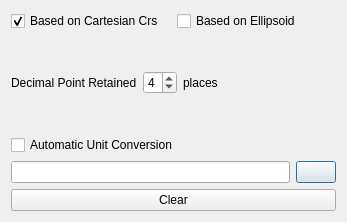
<?xml version="1.0" encoding="UTF-8"?>
<ui version="4.0">
 <class>measureAreaDialog</class>
 <widget class="QDialog" name="measureAreaDialog">
  <property name="geometry">
   <rect>
    <x>0</x>
    <y>0</y>
    <width>347</width>
    <height>222</height>
   </rect>
  </property>
  <property name="windowTitle">
   <string>Measure Parameter Settings</string>
  </property>
  <layout class="QVBoxLayout" name="verticalLayout">
   <item>
    <layout class="QHBoxLayout" name="horizontalLayout_15">
     <item>
      <widget class="CheckBox" name="baseInCartesianCb">
       <property name="text">
        <string>Based on Cartesian Crs</string>
       </property>
       <property name="checked">
        <bool>true</bool>
       </property>
       <attribute name="buttonGroup">
        <string notr="true">baseModeButtonGroup</string>
       </attribute>
      </widget>
     </item>
     <item>
      <widget class="CheckBox" name="baseInEllipsoidCb">
       <property name="text">
        <string>Based on Ellipsoid</string>
       </property>
       <property name="checked">
        <bool>false</bool>
       </property>
       <attribute name="buttonGroup">
        <string notr="true">baseModeButtonGroup</string>
       </attribute>
      </widget>
     </item>
    </layout>
   </item>
   <item>
    <layout class="QHBoxLayout" name="horizontalLayout_17">
     <item>
      <widget class="BodyLabel" name="BodyLabel_2">
       <property name="text">
        <string>Decimal Point Retained</string>
       </property>
      </widget>
     </item>
     <item>
      <widget class="SpinBox" name="decimalPrecisionSpinBox">
       <property name="minimum">
        <number>1</number>
       </property>
       <property name="maximum">
        <number>8</number>
       </property>
       <property name="value">
        <number>4</number>
       </property>
      </widget>
     </item>
     <item>
      <widget class="BodyLabel" name="BodyLabel_3">
       <property name="text">
        <string>places</string>
       </property>
      </widget>
     </item>
     <item>
      <spacer name="horizontalSpacer">
       <property name="orientation">
        <enum>Qt::Horizontal</enum>
       </property>
       <property name="sizeHint" stdset="0">
        <size>
         <width>40</width>
         <height>20</height>
        </size>
       </property>
      </spacer>
     </item>
    </layout>
   </item>
   <item>
    <widget class="CheckBox" name="autoTransUnitCheckBox">
     <property name="text">
      <string>Automatic Unit Conversion</string>
     </property>
    </widget>
   </item>
   <item>
    <layout class="QHBoxLayout" name="horizontalLayout_14">
     <item>
      <widget class="LineEdit" name="totalLE">
       <property name="readOnly">
        <bool>true</bool>
       </property>
      </widget>
     </item>
     <item>
      <widget class="ComboBox" name="unitCb"/>
     </item>
    </layout>
   </item>
   <item>
    <widget class="PushButton" name="clearPb">
     <property name="text">
      <string>Clear</string>
     </property>
    </widget>
   </item>
  </layout>
 </widget>
 <customwidgets>
  <customwidget>
   <class>CheckBox</class>
   <extends>QCheckBox</extends>
   <header>qfluentwidgets</header>
  </customwidget>
  <customwidget>
   <class>ComboBox</class>
   <extends>QPushButton</extends>
   <header>qfluentwidgets</header>
  </customwidget>
  <customwidget>
   <class>PushButton</class>
   <extends>QPushButton</extends>
   <header>qfluentwidgets</header>
  </customwidget>
  <customwidget>
   <class>BodyLabel</class>
   <extends>QLabel</extends>
   <header>qfluentwidgets</header>
  </customwidget>
  <customwidget>
   <class>LineEdit</class>
   <extends>QLineEdit</extends>
   <header>qfluentwidgets</header>
  </customwidget>
  <customwidget>
   <class>SpinBox</class>
   <extends>QSpinBox</extends>
   <header>qfluentwidgets</header>
  </customwidget>
 </customwidgets>
 <resources>
  <include location="../yoyirs.qrc"/>
 </resources>
 <connections/>
 <buttongroups>
  <buttongroup name="baseModeButtonGroup"/>
 </buttongroups>
</ui>
